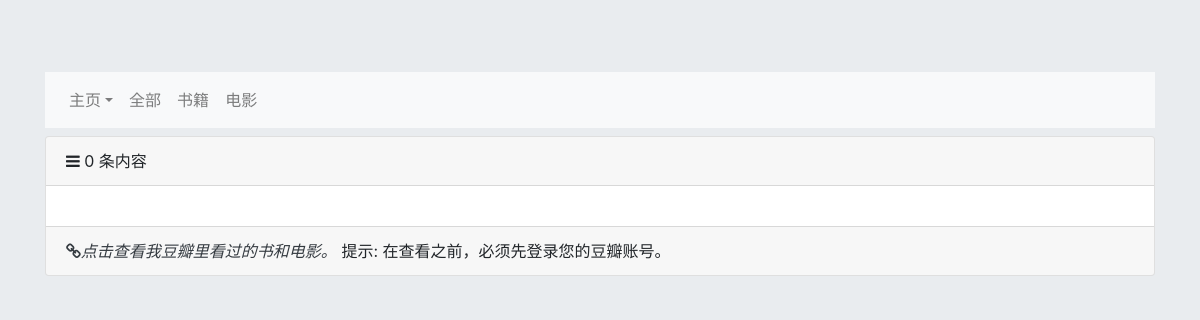
The app's page /watchList/, older data.
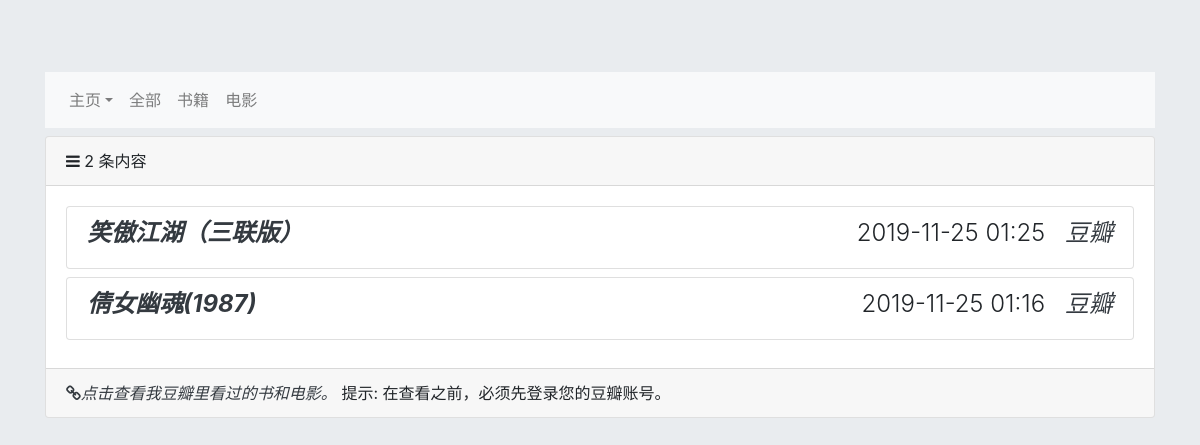
The same page, newer data.
### watchlist/models.py (models this page shows, shortened)
class Watchlist(models.Model):
    cate = (
        ('film', '电影'),
        ('book', '书籍'),
    )
    title = models.CharField('标题', max_length=128)
    category = models.CharField('分类', max_length=32, choices=cate)
    pub_date = models.DateTimeField('发布日期', default=timezone.now)
    content = MDTextField('观看感想')

### watchlist/views.py (the view)
# urls.py: path('', views.get_watchlists, name='get_watchlists'),
def get_watchlists(request):
    watchlists = Watchlist.objects.all().order_by('-pub_date')
    return render(request, 'watchlist/watchlist.html', locals())

### watchlist/templates/watchlist/watchlist.html (shortened to what this page needs)
{% extends 'watchlist/base.html' %}
{% block content %}
<div class="card">
    <div class="card-header">
        <span><i class="fa fa-bars" aria-hidden="true"></i> {{ watchlists|length }} 条内容</span>
    </div>
    <div class="card-body">
        {% for watchlist in watchlists %}
        <div class="list-group">
            <div class="list-group-item">
                <h4>
                <a class="text-dark font-italic font-weight-bold"
                    href="{% url 'watchlist:get_reviews' watchlist.id %}">{{ watchlist.title }}</a>
                <span class="float-right">
                    <span class="font-weight-light">{{ watchlist.pub_date|date:'Y-m-d H:i' }} &nbsp;</span>
                    <a class="text-dark font-italic" href="https://www.douban.com/search?q={{ watchlist.title }}"
                       target="_blank">豆瓣</a>
                </span>
            </h4>
            </div>
        </div>
        {% endfor %}
    </div>
    <div class="card-footer">
        <a class="text-dark font-italic" href="https://www.douban.com/people/168600825/" target="_blank">
            <i class="fa fa-link" aria-hidden="true"></i>点击查看我豆瓣里看过的书和电影。</a>
        提示: 在查看之前，必须先登录您的豆瓣账号。
    </div>
</div>
{% endblock %}

Row changes from the older to the newer data that the page shows:
added Watchlist: title "笑傲江湖（三联版）", pub_date "2019-11-25 01:25"
added Watchlist: title "倩女幽魂(1987)", pub_date "2019-11-25 01:16"
Text that changed along with them:
{{ watchlists|length }}: "0" → "2"
